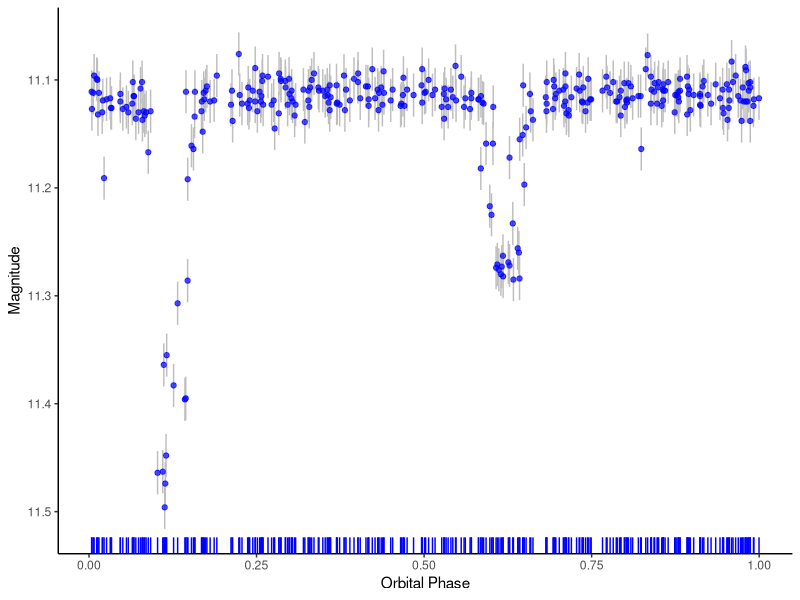
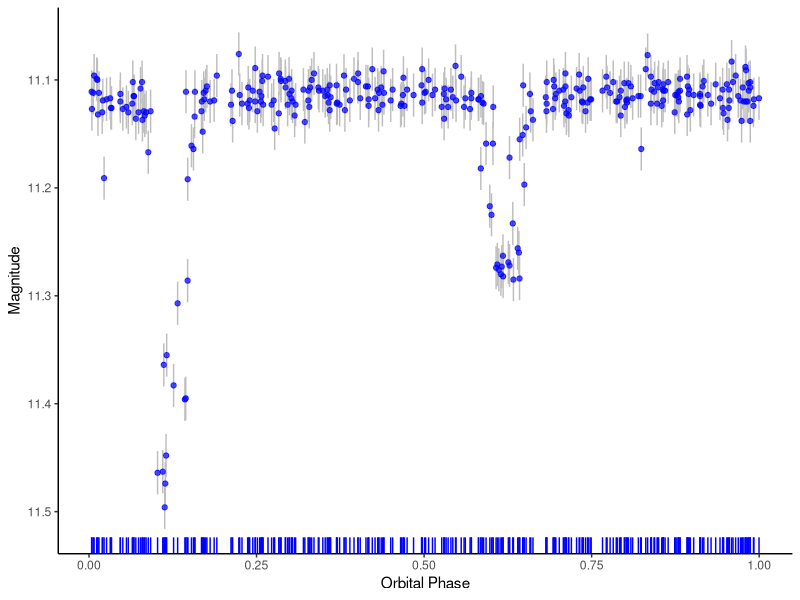

Here is the R script that generated these plots, in order:
## ---- chunk 1
library(conflicted)
library(readr)
library(dplyr)
library(ggplot2)
library(here)
## ---- chunk 2
j0033_df <- read_csv(here("data_raw", "ASASSN-V J003310.78+415928.6.csv"),
                     col_types = "dfdddd")

glimpse(j0033_df)
## ---- chunk 3
#| fig-width: 10
#| fig-height: 4.5
#| message: false
known_period <-  3.6118828

j0033_df |> 
  dplyr::filter(camera == "bb") |> 
  mutate(phase = (hjd %% known_period)/known_period) |> 
  ggplot() +
  aes(x = phase, y = mag)  +
  geom_linerange(aes(ymin = mag - mag_err, ymax = mag + mag_err),
                 colour = "grey", alpha = 1) +
  geom_point(colour = "blue", alpha = 0.7) +
  geom_rug(sides = "b", colour = "blue") +
  scale_y_reverse() +
  labs(x = "Orbital Phase", y = "Magnitude") +
  theme_classic()

ggsave(here("figures", "j0033_magn.jpg"))
  
